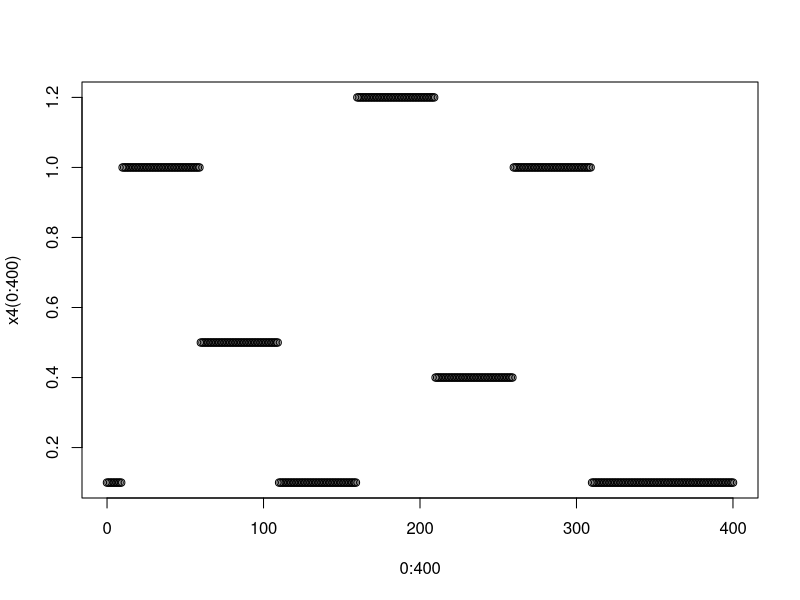
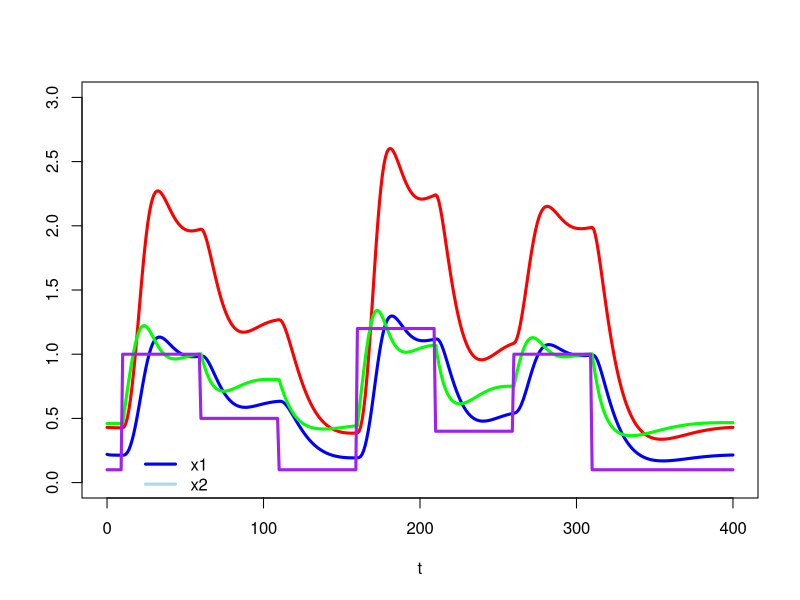
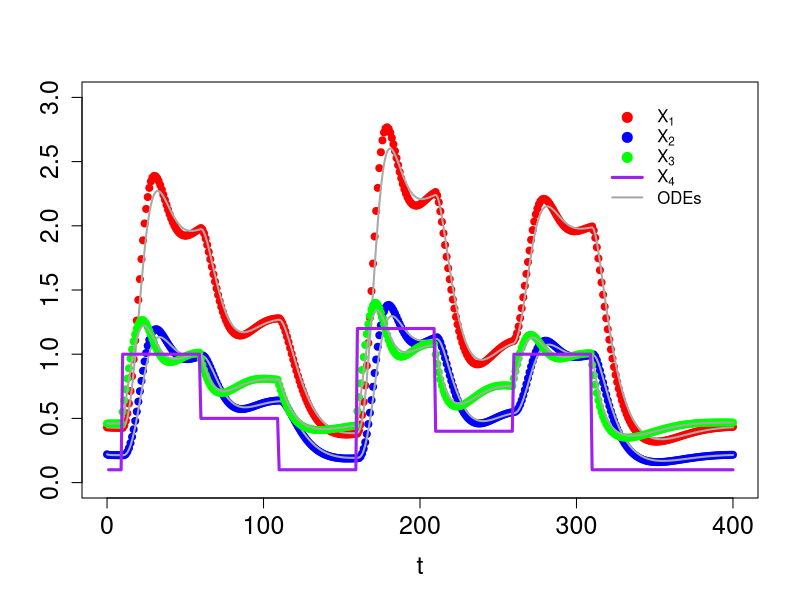
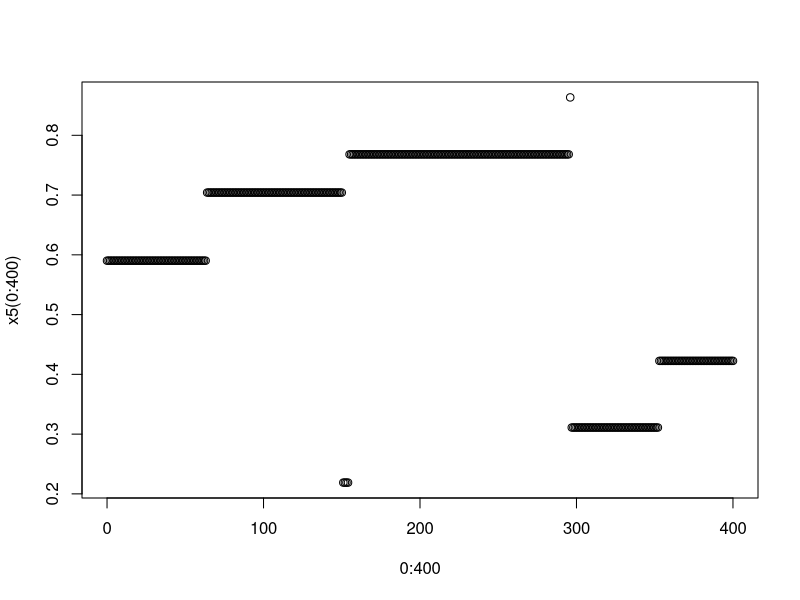
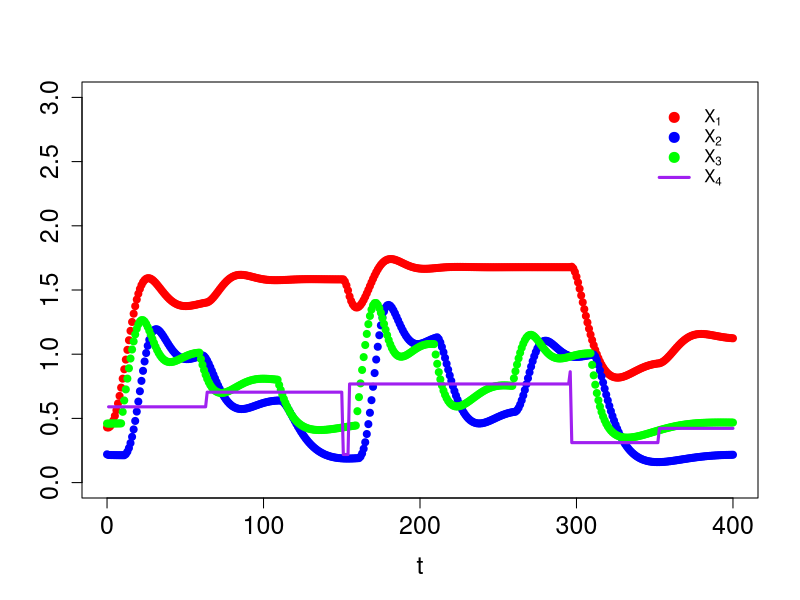
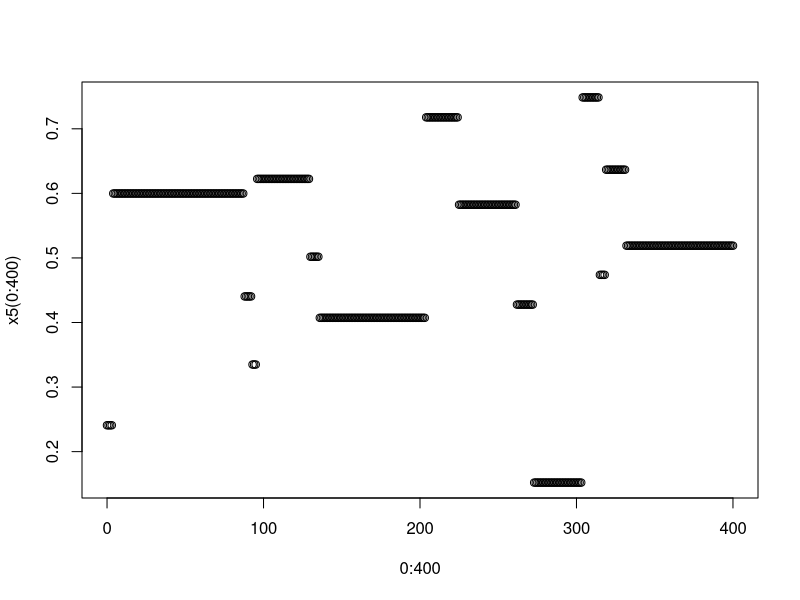
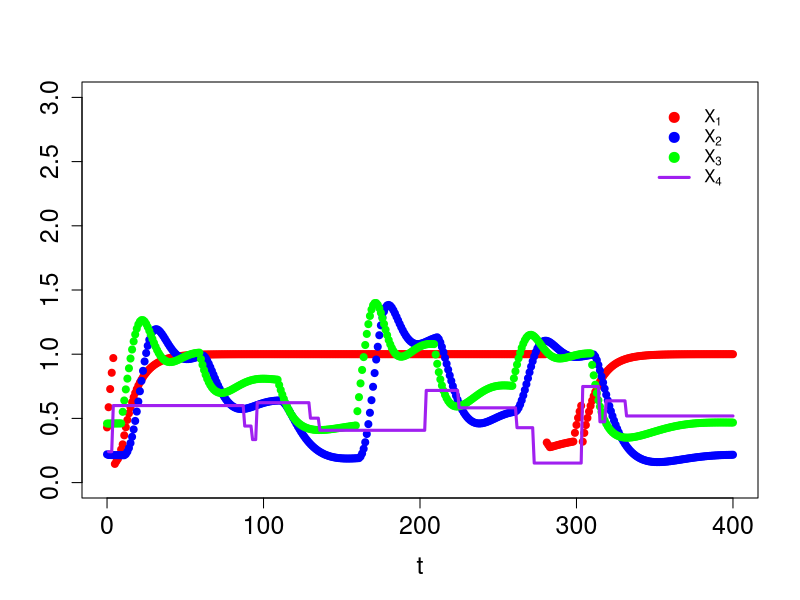

Source code (R) for these figures, in order:



rm(list = ls())



######################################################################################################################################
##### system of dif. eq.

#install.packages("deSolve")
library(deSolve)

t = seq(0,400,1)

InitState4=c(
		x1 = 0.43,
		x2 = 0.22,
		x3 = 0.46
		)

Pars4 = c(		
	g_34 = 1,
	x4 = 0.1	
      )


x4_data = cbind(c(0,10,60,110,160,210,260,310),c(0.1,1,0.5,0.1,1.2,0.4,1,0.1))
x4 = approxfun(x4_data,method='constant',rule=2)
plot(0:400,x4(0:400))



Equations4 <- function(t, x, pars) 
        { 
        ### returns rate of change
        # t = model's time structure
        # initState = model initial state
        # pars = model parameters 

        with(as.list(c(x, pars)), 
            {
		
		X4 = x4(t)	

		dx1 = 0.2 * x3^2- 0.1*x1
		dx2 = 0.5 * x1 - x2
		dx3 = 0.1 * X4^(g_34) - 0.1 * x2 * x3

            return(list(c(dx1,dx2,dx3),count=c(),signal = X4))
            })
        }


##### system of dif. eq.
######################################################################################################################################

# perturb = data.frame(var = 'x1', time = 6, value = 2, method = "replace") #  method ("replace", "add", "multiply")

out4 = ode(
		times = t,
		y = InitState4,
		parms = Pars4,
		func = Equations4) # events = list(data = perturb) 

#windows()
plot(out4[,1],out4[,2],type='l',col='red',lwd=3,ylim=c(0,3),xlab='t',ylab='')
lines(out4[,1],out4[,3],type='l',col='blue',lwd=3)
lines(out4[,1],out4[,4],type='l',col='green',lwd=3)
lines(out4[,1],out4[,5],type='l',col='purple',lwd=3)
legend(15,.3,legend=c('x1','x2'),lty=c(1,1),lwd=c(3,3),col=c('blue','lightblue'),bty="n")





######################################################################################################################################
##### discrete 1

d_output4 = c(t=min(t),InitState4)
for ( i in seq(min(t)+(t[2]-t[1]),max(t),t[2]-t[1]) )
	{
	if ( is.null(dim(d_output4))==TRUE )
		{
		x1 = d_output4[2]
		x2 = d_output4[3]
		x3 = d_output4[4]
		} else 
		{
		x1 = d_output4[dim(d_output4)[1],2]
		x2 = d_output4[dim(d_output4)[1],3]
		x3 = d_output4[dim(d_output4)[1],4]
		}

	Xs = with(as.list(c(c(x1,x2,x3))), 
            {

		x1_temp = ( 0.2 * x3^2- 0.1*x1 ) * (t[2]-t[1]) + x1
		x2_temp = ( 0.5 * x1 - x2 ) * (t[2]-t[1]) + x2
		x3_temp = ( 0.1 * x4(i) - 0.1 * x2 * x3 ) * (t[2]-t[1]) + x3

            return(list(c(x1_temp,x2_temp,x3_temp)))
            })

	d_output4 = rbind(d_output4,c(t=i,x1=Xs[[1]][1],x2=Xs[[1]][2],x3=Xs[[1]][3]))
	}


# setwd('C:\\Users\\doliv\\OneDrive\\2_2019_America\\2021\\20211105_Eberhard_discrete_BST\\pictures')
# tiff("Fig_lac1.tiff", height = 10, width = 20, units = 'cm',compression = "lzw", res = 300)
plot(d_output4[,1],d_output4[,2],pch=20,col='red',lwd=3,xlab='t',ylab='',ylim=c(0,3),cex.lab=1.5,cex.axis=1.5)
lines(out4[,1],out4[,2],col = "darkgrey",lwd=2)
points(d_output4[,1],d_output4[,3],pch=20,col='blue',lwd=3,xlab='t',ylab='')
lines(out4[,1],out4[,3],col = "darkgrey",lwd=2)
points(d_output4[,1],d_output4[,4],pch=20,col='green',lwd=3,xlab='t',ylab='')
lines(out4[,1],out4[,4],col = "darkgrey",lwd=2)
lines(1:400,x4(1:400),pch=20,col='purple',lwd=3,xlab='t',ylab='')
legend(320,3,legend=c(expression('X'[1]),expression('X'[2]),expression('X'[3]),expression('X'[4]),'ODEs'),pch=c(20,20,20,NA,NA),pt.cex = c(2,2,2,NA,NA),col=c('red','blue','green','purple','darkgrey'),lty=c(NA,NA,NA,1,1),lwd=c(NA,NA,NA,3,2),bty="n")
# dev.off()

##### discrete 1
######################################################################################################################################



######################################################################################################################################
##### discrete 2

x5_data = 0
while (sum(x5_data)<400)
	{
	x5_data = c(x5_data,rexp(1,rate = 1/60))
	}
x5_data = x5_data[1:(length(x5_data)-1)]
sum(x5_data)
x5_data = cumsum(x5_data)

x5_data = cbind(x5_data,rnorm(n=length(x5_data),mean=.5,sd=.25))

x5 = approxfun(x5_data,method='constant',rule=2)
plot(0:400,x5(0:400))

d_output5 = c(t=min(t),InitState4)
for ( i in seq(min(t)+(t[2]-t[1]),max(t),t[2]-t[1]) )
	{
	if ( is.null(dim(d_output5))==TRUE )
		{
		x1 = d_output5[2]
		x2 = d_output5[3]
		x3 = d_output5[4]
		} else 
		{
		x1 = d_output5[dim(d_output5)[1],2]
		x2 = d_output5[dim(d_output5)[1],3]
		x3 = d_output5[dim(d_output5)[1],4]
		}

	Xs = with(as.list(c(c(x1,x2,x3))), 
            {

		x1_temp = ( 0.2 * x3^2- 0.1*x1 ) * (t[2]-t[1]) + x1
		x2_temp = ( 0.5 * x1 - x2 ) * (t[2]-t[1]) + x2
		x3_temp = ( 0.1 * x5(i) - 0.1 * x2 * x3 ) * (t[2]-t[1]) + x3

            return(list(c(x1_temp,x2_temp,x3_temp)))
            })

	d_output5 = rbind(d_output5,c(t=i,x1=Xs[[1]][1],x2=Xs[[1]][2],x3=Xs[[1]][3]))
	}


# setwd('C:\\Users\\doliv\\OneDrive\\2_2019_America\\2021\\20211105_Eberhard_discrete_BST\\pictures')
# tiff("Fig_lac2.tiff", height = 10, width = 20, units = 'cm',compression = "lzw", res = 300)
plot(d_output5[,1],d_output5[,2],pch=20,col='red',lwd=3,xlab='t',ylab='',ylim=c(0,3),cex.lab=1.5,cex.axis=1.5)
points(d_output4[,1],d_output4[,3],pch=20,col='blue',lwd=3,xlab='t',ylab='')
points(d_output4[,1],d_output4[,4],pch=20,col='green',lwd=3,xlab='t',ylab='')
lines(1:400,x5(1:400),pch=20,col='purple',lwd=3,xlab='t',ylab='')
legend(350,3,legend=c(expression('X'[1]),expression('X'[2]),expression('X'[3]),expression('X'[4])),pch=c(20,20,20,NA),pt.cex = 2,col=c('red','blue','green','purple'),lty=c(NA,NA,NA,1),lwd=c(NA,NA,NA,3),bty="n")
# dev.off()

##### discrete 2
######################################################################################################################################



######################################################################################################################################
##### discrete 3

x5_data = 0
while (sum(x5_data)<400)
	{
	x5_data = c(x5_data,rexp(1,rate = 1/60))
	}
x5_data = x5_data[1:(length(x5_data)-1)]
sum(x5_data)
x5_data = cumsum(x5_data)

x5_data = cbind(x5_data,rnorm(n=length(x5_data),mean=.5,sd=.25))

x5 = approxfun(x5_data,method='constant',rule=2)
plot(0:400,x5(0:400))

d_output5 = c(t=min(t),InitState4)
for ( i in seq(min(t)+(t[2]-t[1]),max(t),t[2]-t[1]) )
	{
	if ( is.null(dim(d_output5))==TRUE )
		{
		x1 = d_output5[2]
		x2 = d_output5[3]
		x3 = d_output5[4]
		} else 
		{
		x1 = d_output5[dim(d_output5)[1],2]
		x2 = d_output5[dim(d_output5)[1],3]
		x3 = d_output5[dim(d_output5)[1],4]
		}

	Xs = with(as.list(c(c(x1,x2,x3))), 
            {
		if (x3<0.5) { x1_temp = ( 0.2 - 0.1*x1 ) * (t[2]-t[1]) + x1 }
		if (x3>=0.5 & x3<=0.8) { x1_temp = ( 0.5 * x3^2 - 1*x1 ) * (t[2]-t[1]) + x1 }
		if (x3>0.8) { x1_temp = ( 0.1 - 0.1*x1 ) * (t[2]-t[1]) + x1 }
		
		x2_temp = ( 0.5 * x1 - x2 ) * (t[2]-t[1]) + x2
		x3_temp = ( 0.1 * x5(i) - 0.1 * x2 * x3 ) * (t[2]-t[1]) + x3

            return(list(c(x1_temp,x2_temp,x3_temp)))
            })

	d_output5 = rbind(d_output5,c(t=i,x1=Xs[[1]][1],x2=Xs[[1]][2],x3=Xs[[1]][3]))
	}


# setwd('C:\\Users\\doliv\\OneDrive\\2_2019_America\\2021\\20211105_Eberhard_discrete_BST\\pictures')
# tiff("Fig_lac3.tiff", height = 10, width = 20, units = 'cm',compression = "lzw", res = 300)
plot(d_output5[,1],d_output5[,2],pch=20,col='red',lwd=3,xlab='t',ylab='',ylim=c(0,3),cex.lab=1.5,cex.axis=1.5)
points(d_output4[,1],d_output4[,3],pch=20,col='blue',lwd=3,xlab='t',ylab='')
points(d_output4[,1],d_output4[,4],pch=20,col='green',lwd=3,xlab='t',ylab='')
lines(1:400,x5(1:400),pch=20,col='purple',lwd=3,xlab='t',ylab='')
legend(350,3,legend=c(expression('X'[1]),expression('X'[2]),expression('X'[3]),expression('X'[4])),pch=c(20,20,20,NA),pt.cex = 2,col=c('red','blue','green','purple'),lty=c(NA,NA,NA,1),lwd=c(NA,NA,NA,3),bty="n")
# dev.off()

##### discrete 3
######################################################################################################################################
